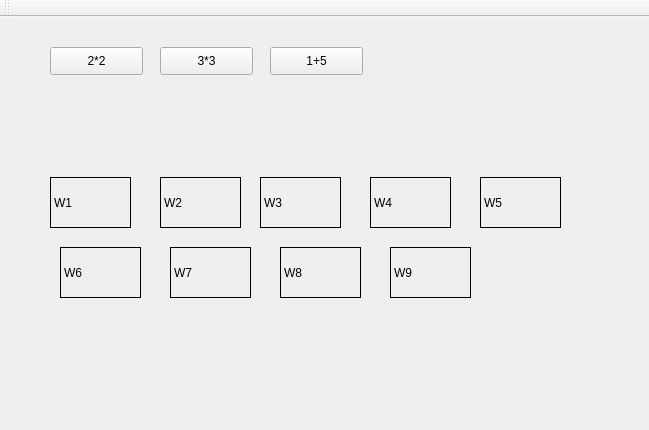
<?xml version="1.0" encoding="UTF-8"?>
<ui version="4.0">
 <class>ChangeLayoutClass</class>
 <widget class="QMainWindow" name="ChangeLayoutClass">
  <property name="geometry">
   <rect>
    <x>0</x>
    <y>0</y>
    <width>649</width>
    <height>430</height>
   </rect>
  </property>
  <property name="windowTitle">
   <string>ChangeLayout</string>
  </property>
  <widget class="QWidget" name="centralWidget">
   <widget class="QPushButton" name="btn_layout_2x2">
    <property name="geometry">
     <rect>
      <x>50</x>
      <y>30</y>
      <width>93</width>
      <height>28</height>
     </rect>
    </property>
    <property name="text">
     <string>2*2</string>
    </property>
   </widget>
   <widget class="QPushButton" name="btn_layout_3x3">
    <property name="geometry">
     <rect>
      <x>160</x>
      <y>30</y>
      <width>93</width>
      <height>28</height>
     </rect>
    </property>
    <property name="text">
     <string>3*3</string>
    </property>
   </widget>
   <widget class="QPushButton" name="btn_layout_1_5">
    <property name="geometry">
     <rect>
      <x>270</x>
      <y>30</y>
      <width>93</width>
      <height>28</height>
     </rect>
    </property>
    <property name="text">
     <string>1+5</string>
    </property>
   </widget>
   <widget class="QLabel" name="lbl_w1">
    <property name="geometry">
     <rect>
      <x>50</x>
      <y>160</y>
      <width>81</width>
      <height>51</height>
     </rect>
    </property>
    <property name="frameShape">
     <enum>QFrame::Panel</enum>
    </property>
    <property name="text">
     <string>W1</string>
    </property>
   </widget>
   <widget class="QLabel" name="lbl_w2">
    <property name="geometry">
     <rect>
      <x>160</x>
      <y>160</y>
      <width>81</width>
      <height>51</height>
     </rect>
    </property>
    <property name="frameShape">
     <enum>QFrame::Panel</enum>
    </property>
    <property name="text">
     <string>W2</string>
    </property>
   </widget>
   <widget class="QLabel" name="lbl_w3">
    <property name="geometry">
     <rect>
      <x>260</x>
      <y>160</y>
      <width>81</width>
      <height>51</height>
     </rect>
    </property>
    <property name="frameShape">
     <enum>QFrame::Panel</enum>
    </property>
    <property name="text">
     <string>W3</string>
    </property>
   </widget>
   <widget class="QLabel" name="lbl_w4">
    <property name="geometry">
     <rect>
      <x>370</x>
      <y>160</y>
      <width>81</width>
      <height>51</height>
     </rect>
    </property>
    <property name="frameShape">
     <enum>QFrame::Panel</enum>
    </property>
    <property name="text">
     <string>W4</string>
    </property>
   </widget>
   <widget class="QLabel" name="lbl_w5">
    <property name="geometry">
     <rect>
      <x>480</x>
      <y>160</y>
      <width>81</width>
      <height>51</height>
     </rect>
    </property>
    <property name="frameShape">
     <enum>QFrame::Panel</enum>
    </property>
    <property name="text">
     <string>W5</string>
    </property>
   </widget>
   <widget class="QLabel" name="lbl_w6">
    <property name="geometry">
     <rect>
      <x>60</x>
      <y>230</y>
      <width>81</width>
      <height>51</height>
     </rect>
    </property>
    <property name="frameShape">
     <enum>QFrame::Panel</enum>
    </property>
    <property name="text">
     <string>W6</string>
    </property>
   </widget>
   <widget class="QLabel" name="lbl_w7">
    <property name="geometry">
     <rect>
      <x>170</x>
      <y>230</y>
      <width>81</width>
      <height>51</height>
     </rect>
    </property>
    <property name="frameShape">
     <enum>QFrame::Panel</enum>
    </property>
    <property name="text">
     <string>W7</string>
    </property>
   </widget>
   <widget class="QLabel" name="lbl_w8">
    <property name="geometry">
     <rect>
      <x>280</x>
      <y>230</y>
      <width>81</width>
      <height>51</height>
     </rect>
    </property>
    <property name="frameShape">
     <enum>QFrame::Panel</enum>
    </property>
    <property name="text">
     <string>W8</string>
    </property>
   </widget>
   <widget class="QLabel" name="lbl_w9">
    <property name="geometry">
     <rect>
      <x>390</x>
      <y>230</y>
      <width>81</width>
      <height>51</height>
     </rect>
    </property>
    <property name="frameShape">
     <enum>QFrame::Panel</enum>
    </property>
    <property name="text">
     <string>W9</string>
    </property>
   </widget>
  </widget>
  <widget class="QMenuBar" name="menuBar">
   <property name="geometry">
    <rect>
     <x>0</x>
     <y>0</y>
     <width>649</width>
     <height>26</height>
    </rect>
   </property>
  </widget>
  <widget class="QToolBar" name="mainToolBar">
   <attribute name="toolBarArea">
    <enum>TopToolBarArea</enum>
   </attribute>
   <attribute name="toolBarBreak">
    <bool>false</bool>
   </attribute>
  </widget>
 </widget>
 <layoutdefault spacing="6" margin="11"/>
 <resources>
  <include location="ChangeLayout.qrc"/>
 </resources>
 <connections/>
</ui>
